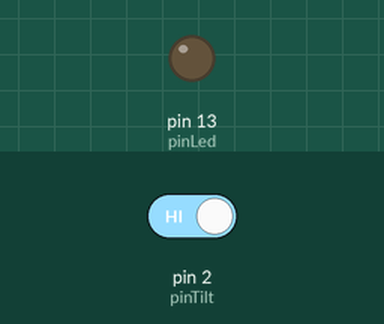
Recording of a sketch running on a simulated Arduino Uno, built with avr-gcc and run on an emulated ATmega328P. Shown: output pins drawn as LEDs (lit = HIGH). Inputs (shaded band) come from the test bench; at power-on: pin 2 (pinTilt) HIGH. Pins used as bus, display or sensor lines are not drawn; what the sketch prints to the serial monitor is not drawn.

Above: at 1.2 s.
1.3 s: pin 2 (pinTilt) driven LOW
At 1.7 s:
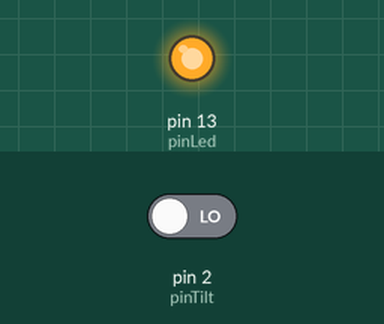
2.8 s: pin 2 (pinTilt) driven HIGH
At 4.0 s:
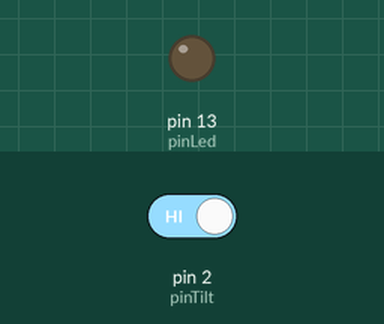
Timing chart, 0 to 5.8 s (numbered marks = the images above; inputs shaded):
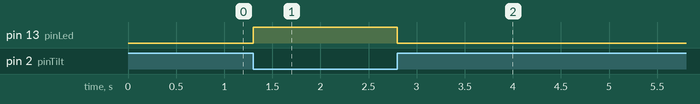

Measured:
- after the input at 1.3 s, pin 13 (pinLed): LOW → HIGH at once
- after the input at 2.8 s, pin 13 (pinLed): HIGH → LOW at once

The sketch:

TEST_TILT.ino
```cpp
int pinGnd = 4;
int pinVcc = 3;
int pinTilt = 2;
int pinLed = 13;
//int testLed = 12;
int buttonState;

void setup() {
  Serial.begin(115200);

  pinMode(pinGnd, OUTPUT);
  pinMode(pinVcc, OUTPUT);
  pinMode(pinTilt, INPUT);
  pinMode(pinLed, OUTPUT);
  digitalWrite(pinGnd, LOW);
  digitalWrite(pinVcc, HIGH);
}
void loop() {
  if(!digitalRead(pinTilt))
    {
    Serial.println("Tilt ON");
    }
   else
    {
    Serial.println("Tilt OFF");
    }

     buttonState = digitalRead(pinTilt);

  if (buttonState == HIGH)
    {
       digitalWrite(pinLed, LOW);
    }
    else
    {
       digitalWrite(pinLed, HIGH);
    }
  //delay(500);
}
```
